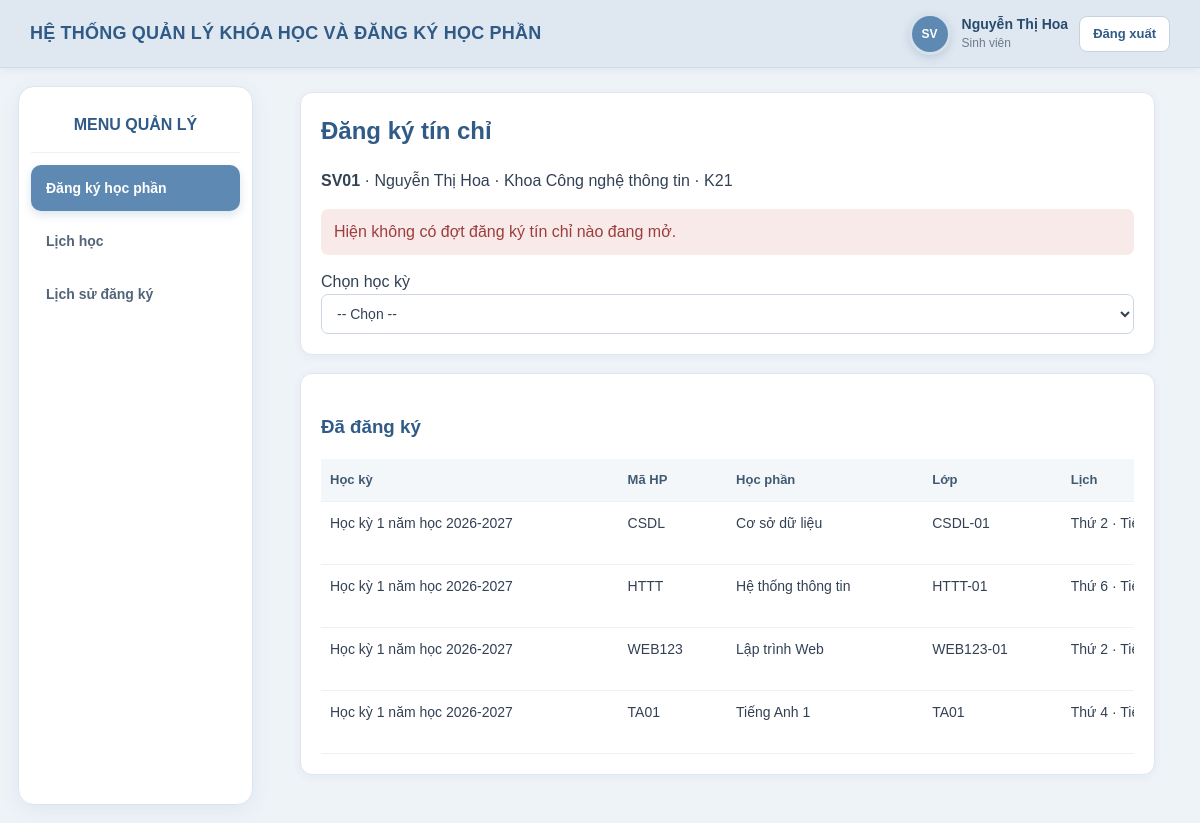
The page /BTL_web/public/index.php?r=student/register (signed in) on the database its author committed.
### tables this page shows
CREATE TABLE IF NOT EXISTS `students` (
  `user_id` int NOT NULL,
  `student_code` varchar(30) NOT NULL,
  `faculty_id` int NOT NULL,
  `class_name` varchar(80) NOT NULL,
  `cohort` varchar(20) NOT NULL,
  PRIMARY KEY (`user_id`),
  UNIQUE KEY `student_code` (`student_code`),
  KEY `faculty_id` (`faculty_id`)
);

CREATE TABLE IF NOT EXISTS `users` (
  `id` int NOT NULL AUTO_INCREMENT,
  `username` varchar(50) NOT NULL,
  `password_hash` varchar(255) NOT NULL,
  `full_name` varchar(100) NOT NULL,
  `role` enum('admin','teacher','student') NOT NULL,
  `status` tinyint(1) NOT NULL DEFAULT '1',
  `created_at` timestamp NULL DEFAULT CURRENT_TIMESTAMP,
  PRIMARY KEY (`id`),
  UNIQUE KEY `username` (`username`)
);

CREATE TABLE IF NOT EXISTS `faculties` (
  `id` int NOT NULL AUTO_INCREMENT,
  `code` varchar(20) NOT NULL,
  `name` varchar(150) NOT NULL,
  PRIMARY KEY (`id`),
  UNIQUE KEY `code` (`code`),
  UNIQUE KEY `name` (`name`)
);

CREATE TABLE IF NOT EXISTS `registrations` (
  `id` int NOT NULL AUTO_INCREMENT,
  `student_id` int NOT NULL,
  `class_id` int NOT NULL,
  `registered_at` timestamp NULL DEFAULT CURRENT_TIMESTAMP,
  PRIMARY KEY (`id`),
  UNIQUE KEY `uk_student_class` (`student_id`,`class_id`),
  KEY `class_id` (`class_id`)
);

CREATE TABLE IF NOT EXISTS `semesters` (
  `id` int NOT NULL AUTO_INCREMENT,
  `name` varchar(100) NOT NULL,
  `academic_year` varchar(9) NOT NULL,
  `term` enum('1','2','3') NOT NULL,
  `study_start` date NOT NULL,
  `study_end` date NOT NULL,
  `registration_start` date NOT NULL,
  `registration_end` date NOT NULL,
  `registration_open` tinyint(1) NOT NULL DEFAULT '0',
  `status` tinyint(1) NOT NULL DEFAULT '1',
  PRIMARY KEY (`id`)
);

CREATE TABLE IF NOT EXISTS `courses` (
  `id` int NOT NULL AUTO_INCREMENT,
  `code` varchar(50) NOT NULL,
  `name` varchar(150) NOT NULL,
  `credits` tinyint UNSIGNED NOT NULL,
  `description` text,
  `status` tinyint(1) NOT NULL DEFAULT '1',
  PRIMARY KEY (`id`),
  UNIQUE KEY `code` (`code`)
);

CREATE TABLE IF NOT EXISTS `classes` (
  `id` int NOT NULL AUTO_INCREMENT,
  `class_code` varchar(50) NOT NULL,
  `course_id` int NOT NULL,
  `semester_id` int NOT NULL,
  `lecturer_id` int NOT NULL,
  `room` varchar(50) NOT NULL,
  `max_students` smallint UNSIGNED NOT NULL,
  `weekday` tinyint UNSIGNED NOT NULL,
  `start_period` tinyint UNSIGNED NOT NULL,
  `end_period` tinyint UNSIGNED NOT NULL,
  `status` tinyint(1) NOT NULL DEFAULT '1',
  PRIMARY KEY (`id`),
  UNIQUE KEY `uk_class_semester_code` (`semester_id`,`class_code`),
  KEY `idx_class_schedule` (`semester_id`,`weekday`,`start_period`,`end_period`),
  KEY `course_id` (`course_id`),
  KEY `lecturer_id` (`lecturer_id`)
);

CREATE TABLE IF NOT EXISTS `class_schedules` (
  `id` int NOT NULL AUTO_INCREMENT,
  `class_id` int NOT NULL,
  `weekday` tinyint NOT NULL,
  `start_period` int NOT NULL,
  `end_period` int NOT NULL,
  `start_date` date NOT NULL,
  `end_date` date NOT NULL,
  `room` varchar(100) NOT NULL,
  PRIMARY KEY (`id`),
  KEY `fk_class_schedules_class` (`class_id`)
);

### BTL_web/src/Core/Controller.php (called while the page is built, shortened)
<?php
abstract class Controller {
    protected function view(string $name, array $data=[]): void { extract($data); require dirname(__DIR__) . '/View/' . $name . '.php'; }
}

### BTL_web/src/Controller/RegistrationController.php (called while the page is built, shortened)
<?php
class RegistrationController extends Controller
{
    private function student(): array
    {
        $student = (new StudentRepository($this->pdo))
            ->findById(Auth::id());
        return $student;
    }
    public function index(): void
    {
        $student = $this->student();
        $semRepo = new SemesterRepository($this->pdo);
        $active = $semRepo->activeRegistration();
        $semesterId = (int)(
            $_GET['semester_id']
            ?? ($active['id'] ?? 0)
        );
        $semester = $semesterId
            ? $semRepo->findById($semesterId)
            : null;
$keyword = trim(
    $_GET['keyword'] ?? ''
);
$rows = $semester
    ? (new CourseRepository($this->pdo))
        ->availableForStudent(
            Auth::id(),
            $semesterId,
            $keyword
        )
    : [];
        $history = (new RegistrationRepository($this->pdo))
            ->history(Auth::id());
        $this->view(
    'student/register',
    [
        'student' => $student,
        'active' => $active,
        'semester' => $semester,
        'rows' => $rows,
        'history' => $history,
        'semesters' => $semRepo->findAll(),
        'keyword' => $keyword
    ]
);
    }
}

### BTL_web/src/Core/Router.php (called while the page is built, shortened)
<?php
class Router
{
    public function dispatch(string $route): void
    {
        [$class, $method] = $map[$route];
        $obj = new $class($this->pdo);
        $obj->$method();
    }
}

### BTL_web/public/index.php (called while the page is built, shortened)
<?php
require_once dirname(__DIR__) . '/src/Core/helpers.php';
require_once dirname(__DIR__) . '/src/Core/Auth.php';
require_once dirname(__DIR__) . '/src/Core/Controller.php';
require_once dirname(__DIR__) . '/src/Core/Router.php';
spl_autoload_register(function (string $class): void {
    $prefix = 'App\\';
    $file = dirname(__DIR__) . '/src/' . str_replace('\\', '/', substr($class, strlen($prefix))) . '.php';
});
$pdo = Database::connection();
$router = new Router($pdo);
$router->dispatch($_GET['r'] ?? 'home');

### BTL_web/src/Core/Auth.php (called while the page is built, shortened)
<?php
class Auth {
    public static function check(): bool { return isset($_SESSION['user_id']); }
    public static function id(): ?int { return isset($_SESSION['user_id']) ? (int)$_SESSION['user_id'] : null; }
    public static function role(): ?string { return $_SESSION['role'] ?? null; }
    public static function user(): array { return $_SESSION['user'] ?? []; }
}

### BTL_web/src/Core/helpers.php (called while the page is built, shortened)
<?php
function e(mixed $value): string { return htmlspecialchars((string)$value, ENT_QUOTES | ENT_SUBSTITUTE, 'UTF-8'); }

### BTL_web/src/Repository/StudentRepository.php (called while the page is built, shortened)
<?php
class StudentRepository
{
    private PDO $pdo;
    public function __construct(PDO $pdo)
    {
        $this->pdo = $pdo;
    }
    public function findById(int $id): ?array
    {
        $sql = "
            SELECT
                s.user_id,
                s.student_code,
                s.faculty_id,
                s.class_name,
                s.cohort,
                u.username,
                u.full_name,
                u.status,
                f.name AS faculty_name
            FROM students s
            INNER JOIN users u ON u.id = s.user_id
            INNER JOIN faculties f ON f.id = s.faculty_id
            WHERE s.user_id = :id
            LIMIT 1
        ";
        $stmt = $this->pdo->prepare($sql);
        $stmt->execute([
            ':id' => $id
        ]);
        $result = $stmt->fetch(PDO::FETCH_ASSOC);
        return $result ?: null;
    }
}

### BTL_web/src/Repository/SemesterRepository.php (called while the page is built, shortened)
<?php
class SemesterRepository
{
    private PDO $pdo;
    public function __construct(PDO $pdo)
    {
        $this->pdo = $pdo;
    }
    public function activeRegistration(): ?array
    {
        $sql = "
            SELECT *
            FROM semesters
            WHERE status = 1
              AND registration_open = 1
              AND CURDATE() BETWEEN registration_start
                                AND registration_end
            ORDER BY study_start DESC
            LIMIT 1
        ";
        $stmt = $this->pdo->query($sql);
        $result = $stmt->fetch(PDO::FETCH_ASSOC);
        return $result ?: null;
    }
}

### BTL_web/src/Repository/RegistrationRepository.php (called while the page is built, shortened)
<?php
class RegistrationRepository
{
    private PDO $pdo;
    public function __construct(PDO $pdo)
    {
        $this->pdo = $pdo;
    }
    public function history(int $studentId): array
    {
        $sql = "
            SELECT
                r.id,
                co.code AS course_code,
                co.name AS course_name,
                co.credits,
                cl.class_code,
                cs.room,
                cs.weekday,
                cs.start_period,
                cs.end_period,
                cs.start_date,
                cs.end_date,
                sem.name AS semester_name,
                r.registered_at
            FROM registrations r
            JOIN classes cl
                ON cl.id = r.class_id
            JOIN courses co
                ON co.id = cl.course_id
            JOIN semesters sem
                ON sem.id = cl.semester_id
            LEFT JOIN class_schedules cs
                ON cs.class_id = cl.id
            WHERE r.student_id = :id
            ORDER BY
                sem.study_start DESC,
                co.name ASC,
                cl.class_code ASC,
                cs.weekday ASC,
                cs.start_period ASC,
                cs.start_date ASC,
                r.registered_at DESC
        ";
        $stmt = $this->pdo->prepare($sql);
        $stmt->execute([
            ':id' => $studentId
        ]);
        return $stmt->fetchAll(PDO::FETCH_ASSOC);
    }
}

### BTL_web/src/View/student/register.php (the view, shortened to what this page needs)
<?php
include dirname(__DIR__) . '/layout/header.php';
?>
<div class="card">
    <h2>Đăng ký tín chỉ</h2>
    <p>
        <b><?= e($student['student_code']) ?></b>
        · <?= e($student['full_name']) ?>
        · <?= e($student['faculty_name']) ?>
        · <?= e($student['cohort']) ?>
    </p>
    <?php if (!$active): ?>
        <div class="alert error">
            Hiện không có đợt đăng ký tín chỉ nào đang mở.
        </div>
    <?php endif; ?>
    <form method="GET">
        <label for="semester_id">
            Chọn học kỳ
        </label>
        <select
            id="semester_id"
            name="semester_id"
            onchange="this.form.submit()"
        >
            <option value="">
                -- Chọn --
            </option>
        </select>
    </form>
</div>
<div class="card">
    <h3>
        Đã đăng ký
    </h3>
    <?php if (empty($history)): ?>
        <p class="muted">
            Bạn chưa đăng ký học phần nào.
        </p>
    <?php else: ?>
        <div class="table-wrap">
            <table>
                <thead>
                    <tr>
                        <th>Học kỳ</th>
                        <th>Mã HP</th>
                        <th>Học phần</th>
                        <th>Lớp</th>
                        <th>Lịch</th>
                    </tr>
                </thead>
                <tbody>
                    <?php foreach ($history as $r): ?>
                        <tr>
                            <td>
                                <?= e(
                                    $r['semester_name']
                                ) ?>
                            </td>
                            <td>
                                <?= e(
                                    $r['course_code']
                                ) ?>
                            </td>
                            <td>
                                <?= e(
                                    $r['course_name']
                                ) ?>
                            </td>
                            <td>
                                <?= e(
                                    $r['class_code']
                                ) ?>
                            </td>
                            <td>
                                Thứ
                                <?= e(
                                    $r['weekday']
                                ) ?>
                                · Tiết
                            </td>
                        </tr>
                    <?php endforeach; ?>
                </tbody>
            </table>
        </div>
    <?php endif; ?>
</div>
<?php
include dirname(__DIR__) . '/layout/footer.php';
?>

### BTL_web/src/View/layout/header.php (shortened to what this page needs)
<?php
$currentRoute = $_GET['r'] ?? '';
$user = Auth::user();
$fullName = $user['full_name'] ?? 'Người dùng';
$role = Auth::role();
if ($role === 'admin') {
    $roleName = 'Quản trị viên';
    $avatarText = 'A';
} elseif ($role === 'teacher') {
    $roleName = 'Giảng viên';
    $avatarText = 'GV';
} elseif ($role === 'student') {
    $roleName = 'Sinh viên';
    $avatarText = 'SV';
} else {
    $roleName = 'Người dùng';
    $avatarText = 'U';
}
?>
<!doctype html>
<html lang="vi">
<head>
</head>
<body>
<header class="top">
    <div class="brand">
        HỆ THỐNG QUẢN LÝ KHÓA HỌC VÀ ĐĂNG KÝ HỌC PHẦN
    </div>
    <?php if (Auth::check()): ?>
        <div class="account">
            <div
                class="account-avatar"
                title="<?= e($roleName) ?>"
            >
                <?= e($avatarText) ?>
            </div>
            <div class="account-info">
                <div class="account-name">
                    <?= e($fullName) ?>
                </div>
                <div class="account-role">
                    <?= e($roleName) ?>
                </div>
            </div>
            <form
                class="logout-form"
                method="post"
                action="<?= e(BASE_URL) ?>?r=auth/logout"
            >
                <button
                    class="logout"
                    type="submit"
                >
                    Đăng xuất
                </button>
            </form>
        </div>
    <?php endif; ?>
</header>
<?php if (Auth::check()): ?>
    <nav class="nav">
        <div class="nav-title">
            MENU QUẢN LÝ
        </div>
        <?php if (Auth::role() === 'admin'): ?>
            <a
                href="<?= e(BASE_URL) ?>?r=admin/students"
                class="<?= str_contains(
                    $currentRoute,
                    'admin/students'
                ) ? 'active' : '' ?>"
            >
                Quản lý sinh viên
            </a>
            <a
                href="<?= e(BASE_URL) ?>?r=admin/lecturers"
                class="<?= str_contains(
                    $currentRoute,
                    'admin/lecturers'
                ) ? 'active' : '' ?>"
            >
                Quản lý giảng viên
            </a>
            <a
                href="<?= e(BASE_URL) ?>?r=admin/courses"
                class="<?= str_contains(
                    $currentRoute,
                    'admin/courses'
                ) ? 'active' : '' ?>"
            >
                Quản lý học phần
            </a>
            <a
                href="<?= e(BASE_URL) ?>?r=admin/classes"
                class="<?= str_contains(
                    $currentRoute,
                    'admin/classes'
                ) ? 'active' : '' ?>"
            >
                Quản lý lớp học phần
            </a>
            <a
                href="<?= e(BASE_URL) ?>?r=admin/semesters"
                class="<?= str_contains(
                    $currentRoute,
                    'admin/semesters'
                ) ? 'active' : '' ?>"
            >
                Quản lý học kỳ
            </a>
        <!-- =================================================
             GIẢNG VIÊN
        ================================================== -->
        <?php elseif (Auth::role() === 'student'): ?>
            <a
                href="<?= e(BASE_URL) ?>?r=student/register"
                class="<?= str_contains(
                    $currentRoute,
                    'student/register'
                ) ? 'active' : '' ?>"
            >
                Đăng ký học phần
            </a>
<a
    href="<?= BASE_URL ?>?r=student/schedule"
    class="<?= $currentRoute === 'student/schedule' ? 'active' : '' ?>"
>
    Lịch học
</a>
            <a
                href="<?= e(BASE_URL) ?>?r=student/history"
                class="<?= str_contains(
                    $currentRoute,
                    'student/history'
                ) ? 'active' : '' ?>"
            >
                Lịch sử đăng ký
            </a>
        <?php endif; ?>
    </nav>
<?php endif; ?>
<main class="wrap">

### rows shown on the page
students: user_id.full_name "Nguyễn Thị Hoa", student_code "SV01", faculty.name "Khoa Công nghệ thông tin", cohort "K21"
registrations: semesters.name "Học kỳ 1 năm học 2026-2027", courses.code "CSDL", courses.name "Cơ sở dữ liệu", class.class_code "CSDL-01", class_schedules.weekday "2"
registrations: semesters.name "Học kỳ 1 năm học 2026-2027", courses.code "HTTT", courses.name "Hệ thống thông tin", class.class_code "HTTT-01", class_schedules.weekday "6"
registrations: semesters.name "Học kỳ 1 năm học 2026-2027", courses.code "WEB123", courses.name "Lập trình Web", class.class_code "WEB123-01", class_schedules.weekday "2"
registrations: semesters.name "Học kỳ 1 năm học 2026-2027", courses.code "TA01", courses.name "Tiếng Anh 1", class.class_code "TA01", class_schedules.weekday "4"

### other values the page prints
$avatarText "SV"
$roleName "Sinh viên"
